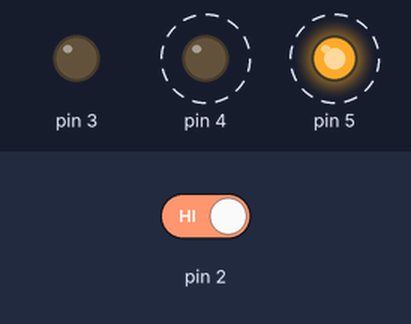
Simulated run of this sketch. Board: Arduino Uno, built with avr-gcc and run on an emulated ATmega328P. On the bench: output pins drawn as LEDs (lit = HIGH). Dashed ring = blinking. Inputs (shaded band) come from the test bench; at power-on: pin 2 HIGH.

Above: at 2.8 s.
2.9 s: pin 2 driven LOW
At 4.0 s:
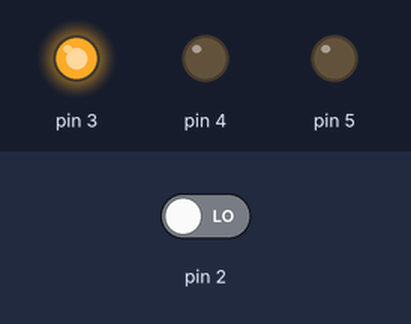
4.5 s: pin 2 driven HIGH
At 4.87 s:
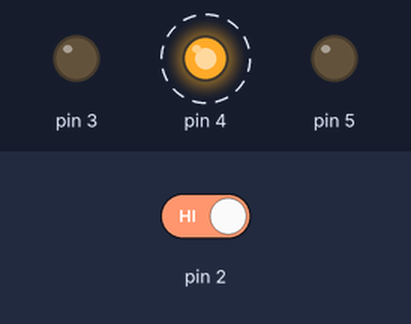
Timing chart, 0 to 14.6 s (numbered marks = the images above; inputs shaded):
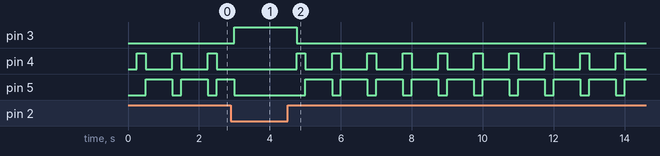

The sketch:

Spaceship_Interface.ino
```cpp
int switchState = 0;
void setup() {
  // put your setup code here, to run once:
  pinMode(3, OUTPUT);
  pinMode(4, OUTPUT);
  pinMode(5, OUTPUT);
  pinMode(2, INPUT);
}

void loop() {//the button is not pressed
  // put your main code here, to run repeatedly:
  switchState = digitalRead(2);
  if (switchState == LOW){
    digitalWrite(3, HIGH); //green LED
    digitalWrite(4, LOW); //red LED
    digitalWrite(5, LOW); //red LED
  }
  else{ //the button is pressed
   delay(250);
   digitalWrite(3, LOW);
   digitalWrite(4, HIGH);
   digitalWrite(5, LOW);
   delay(250);
   digitalWrite(5, HIGH);
   digitalWrite(4, LOW);
   delay(500);

  }
}
```

Measured:
- after the input at 2.9 s, pin 3: LOW → HIGH after 0.10 s; pin 4: stays LOW (without the input it goes to HIGH after 0.35 s)
- after the input at 4.5 s, pin 3: HIGH → LOW after 0.25 s; pin 4: alternates HIGH for 0.25 s and LOW for 0.75 s, starting after 0.25 s; pin 5: alternates HIGH for 0.75 s and LOW for 0.25 s, starting after 0.50 s
- by itself, pin 4: alternates HIGH for 0.25 s and LOW for 0.75 s
- by itself, pin 5: alternates HIGH for 0.75 s and LOW for 0.25 s
